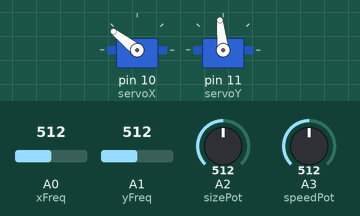
This sketch was run on a simulated Arduino Uno, built with avr-gcc and run on an emulated ATmega328P. Shown: 2 × servo. The test bench sets the inputs (shaded band); at power-on: A3 (speedPot) = 512, A2 (sizePot) = 512, A1 (yFreq) = 512, A0 (xFreq) = 512.

Above: at 1.8 s.
1.9 s: A3 (speedPot) set to 306
At 5.0 s:
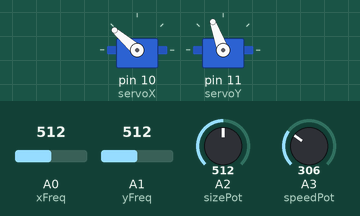
6.0 s: A2 (sizePot) set to 30
At 6.7 s:
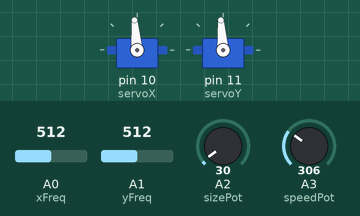
9.7 s: A2 (sizePot) set to 306
At 10.4 s:
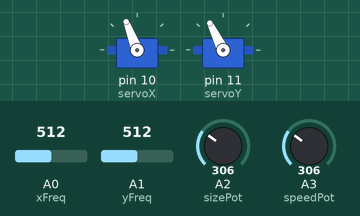
13.8 s: A1 (yFreq) set to 487
At 14.2 s:
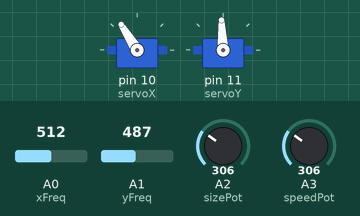
17.8 s: A0 (xFreq) set to 992
21.9 s: A3 (speedPot) set to 30
Timing chart, 0 to 29.6 s (numbered marks = the images above; inputs shaded):
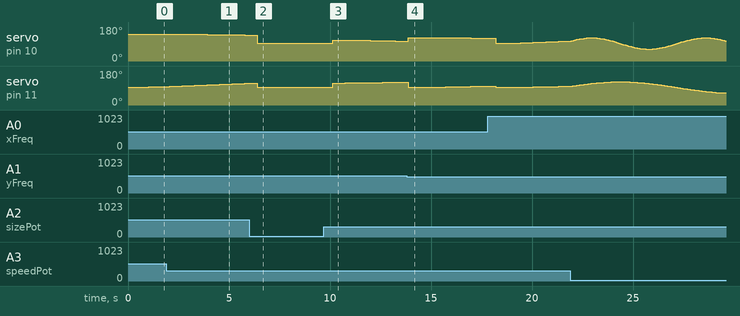

Measured:
- the behaviour switches between 500 and 499 on A1 (yFreq) (found by bisection; images 3 and 4)
- after the input at 9.7 s, servo on pin 11 (servoY): moves from 95° to 120° over 2.5 s, starting after 0.44 s

The sketch:

ServoLissajous.ino
```cpp
/*
littleBits Arduino Module
 Original code by David Mellis http://www.arduino.cc/en/Tutorial/Graph
 created Jan 2009 by Trevor Shannon http://www.trevorshp.com/creations/etchasketch.htm
 modified Jan 2014 for littleBits by Kristin Salomon
 modified Mar 2014 for littleBits by Matt Richard
 modified May 2014 for littleBits by Richard Born
 modified Dec 2014 for my own nefarious ends by Noah Coleman
 */

#include <Servo.h>

// INPUTS
const int xFreq = A0; // input pin A0
const int yFreq = A1; // input pin A1
const int sizePot = A2; //pot for size
const int speedPot = A3; //pot for delay

// OUTPUTS
Servo servoX; // initialize x servo
Servo servoY; // initialize y servo

// VARIABLES
int x = 1500; // initial x position is at center of window
int y = 1500; // initial y position is at center of window
float t = 0; // parameter for Lissajous parametric equations
float phase = 0; // used to adjust phase for x-coordinate sin function
int oldX = 2; // holds the last value of the sin multiplier for the x coordinate
int oldY = 3; // holds the last value of the sin multiplier for the y coordinate
int xCoef = 0; // sin multiplier for x coordinate
int yCoef = 0; // sin multiplier for y coordinate
int sizeMult = 0;
int speedDelay = 0;

void setup() {
  servoX.attach(10); // attach x servo
  servoY.attach(11); // attach y servo
  //  Serial.begin(9600); // needed for serial debugging

  pinMode( xFreq, INPUT);
  pinMode( yFreq, INPUT);
}

void loop() {
  // Dividing the analog frequency by 250 gives 5 possible integers, dividing it by 113 gives 10
  xCoef = analogRead(xFreq)/250 + 1; // will give integer between 1 and 5 inclusive
  yCoef = analogRead(yFreq)/250 + 1; // will give integer between 1 and 5 inclusive
  sizeMult = analogRead(sizePot) + 1;
  speedDelay = analogRead(speedPot)/5 +1;
  // adjusting phase makes "prettier" Lissajous figures //NOAH NOTE: I don't know what this means or does
  if (xCoef % 2 == 1 || yCoef % 2 == 1) {
    phase = 1.5708;
  }
  else {
    phase = 0;
  }

  // When the user changes any coefficient, we start the drawing over and save the new values
  if (xCoef != oldX || yCoef != oldY) {
    t = 0.0;
    oldX = xCoef;
    oldY = yCoef;
  }

  // Determine the x and y coordinates of the current position of the Lissajous being drawn
  // Drawing screen has center at (1500,1500)
  // x/y = MULTIPLIER(multiplier will +/- size of drawing, smaller=more pixely)*sin((# of waves)*3.14159*t + phase) + CENTER POINT
  x = sizeMult*sin(xCoef*3.14159*t + phase)+1500;
  y = sizeMult*sin(yCoef*3.14159*t)+1500;

  // Serial Debugging
//  Serial.print(x);
//  Serial.print(",");
//  Serial.println(y);

  // Write our Lissajous to the servos so they can draw it.
  servoX.writeMicroseconds(x);
  servoY.writeMicroseconds(y);

  t = t + .001*2*3.14159265; // increment the parameter t a little

  // Drawing speed delay--faster works better for lower frequency curves; consider tying it to the pots to automatically adjust
  delay(speedDelay*10);
}
```
